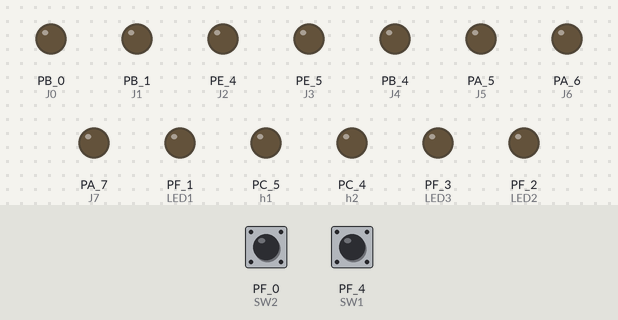
Bench run of a sketch on a simulated TI Tiva C LaunchPad. On the bench: output pins drawn as LEDs (lit = HIGH). The inputs (shaded band) are chosen by the test bench; at power-on: PF_0 (SW2) HIGH, PF_4 (SW1) HIGH.

Above: at 1.2 s.
1.3 s: PF_0 (SW2) pulled LOW for 0.15 s
At 1.9 s:
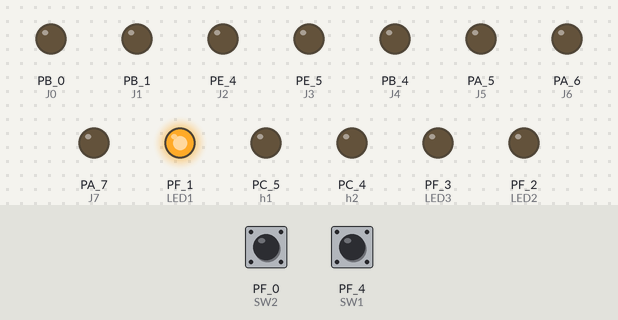
4.4 s: PF_4 (SW1) pulled LOW for 0.15 s
At 5.1 s:
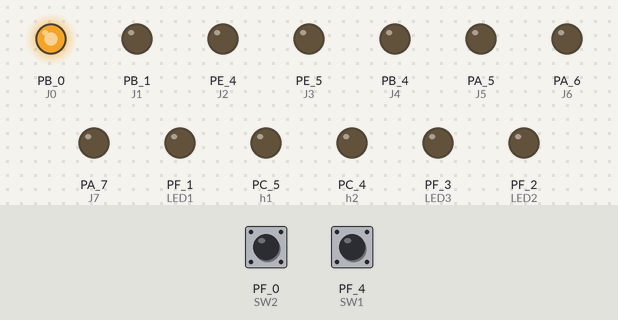
6.1 s: PF_4 (SW1) pulled LOW for 1 s
At 7.4 s:
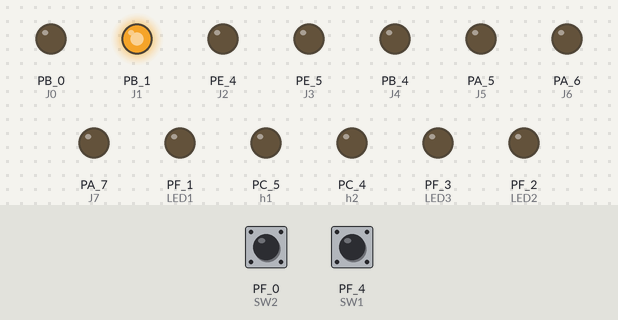
8.6 s: PF_4 (SW1) pulled LOW for 0.15 s
At 10.0 s:
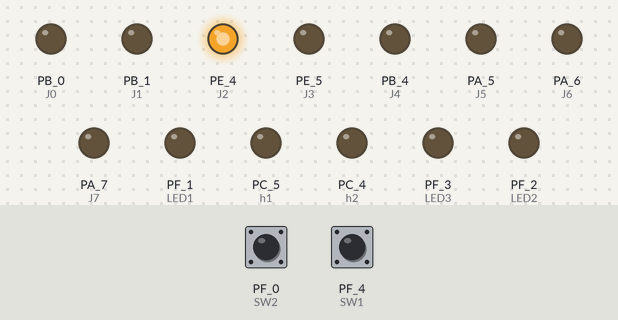
10.4 s: PF_4 (SW1) pulled LOW for 3.2 s
At 14.3 s:
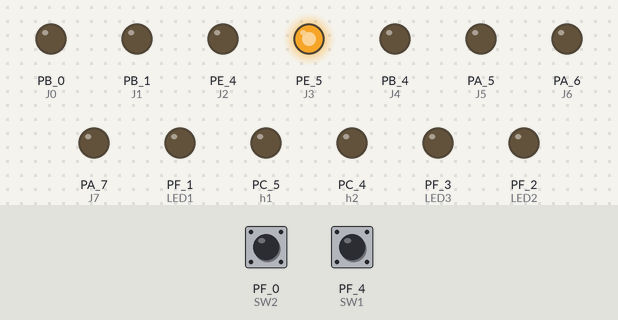
15.1 s: PF_4 (SW1) pulled LOW for 0.15 s
At 15.8 s:
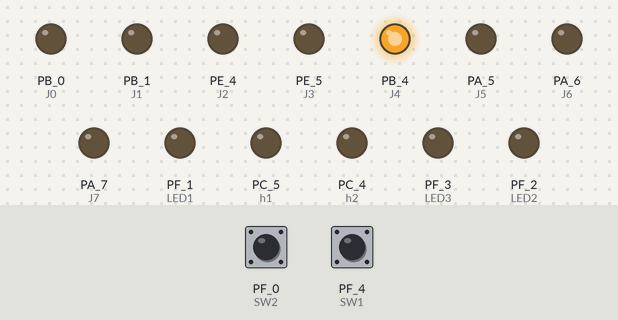
Timing chart, 0 to 17.8 s (numbered marks = the images above; inputs shaded):
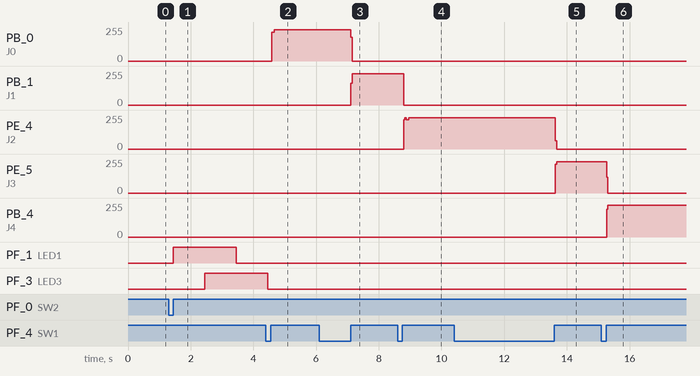

Measured:
- after the input at 1.3 s, PF_1 (LED1): LOW → HIGH after 0.15 s, → LOW 2.0 s later; PF_3 (LED3): LOW → HIGH after 1.2 s
- after the input at 4.4 s, PB_0 (J0): 0/255 → 216/255 after 0.19 s, → 233/255 0.08 s later
- after the input at 6.1 s, PB_0 (J0): 233/255 → 0/255 after 1.0 s; PB_1 (J1): 0/255 → 233/255 after 1.0 s
- after the input at 8.6 s, PB_1 (J1): 233/255 → 0/255 after 0.19 s; PE_4 (J2): 0/255 → 219/255 after 0.19 s, → 234/255 0.16 s later
- after the input at 10.4 s, PE_4 (J2): 234/255 → 0/255 after 3.2 s; PE_5 (J3): 0/255 → 236/255 after 3.2 s
- after the input at 15.1 s, PE_5 (J3): 236/255 → 0/255 after 0.17 s; PB_4 (J4): 0/255 → 237/255 after 0.17 s

The sketch:

test_1.ino
```cpp
/*
  FERNANDO JAVIER SANDOVAL RUBALLOS
 CARNE: 18313
 DIGITAL 2 - PRELAB 7
 9/22/2021

                   JUEGO DE LEDS
 */


// LED color coded TIVA-c
#define LED1 RED_LED
#define LED2 BLUE_LED
#define LED3 GREEN_LED

// PUSH_button TIVA-c
#define SW1 PF_4
#define SW2 PF_0

// LED WIN pinout
const int h1 = 36;
const int h2 = 37;

// LEDS P1
#define J0 PB_0
#define J1 PB_1
#define J2 PE_4
#define J3 PE_5
#define J4 PB_4
#define J5 PA_5
#define J6 PA_6
#define J7 PA_7

#define P0 PD_0
#define P1 PD_1
#define P2 PD_2
#define P3 PD_3
#define P4 PE_1
#define P5 PE_2
#define P6 PE_3
#define P7 PA_2

// VAR
int P1_counter = 0;
int P2_counter = 0;
int F = 0;
volatile byte state = LOW;


// CONFIG_ INIT
void setup() {
  // put your setup code here, to run once:
  pinMode(LED1,OUTPUT);
  pinMode(LED2,OUTPUT);
  pinMode(LED3,OUTPUT);
  pinMode(SW1, INPUT_PULLUP);
  pinMode(SW2, INPUT_PULLUP);
  pinMode(J0, OUTPUT);
  pinMode(J1, OUTPUT);
  pinMode(J2, OUTPUT);
  pinMode(J3, OUTPUT);
  pinMode(J4, OUTPUT);
  pinMode(J5, OUTPUT);
  pinMode(J6, OUTPUT);
  pinMode(J7, OUTPUT);
  pinMode(h1, OUTPUT);
  pinMode(h2, OUTPUT);
  attachInterrupt(digitalPinToInterrupt(SW1), PUSH_BUTTON_SW1, RISING);
  attachInterrupt(digitalPinToInterrupt(SW2), PUSH_BUTTON_SW2, RISING);
}


// MAIN_ CODE
void loop() {
  // put your main code here, to run repeatedly:
  DEL();
  DEL_2();
  if (F == 1){
    DEL();
    DEL_2();
    digitalWrite(LED1, HIGH);
    delay(1000);
    digitalWrite(LED3, HIGH);
    delay(1000);
    digitalWrite(LED1, LOW);
    digitalWrite(LED3, HIGH);
    delay(1000);
    digitalWrite(LED3, LOW);
    F = 2;
  }

  if(P1_counter == 1){
    DEL();
    digitalWrite(J0, HIGH);
    }
  else if(P1_counter == 2){
    DEL();
    digitalWrite(J1, HIGH);
    }
  else if(P1_counter == 3){
    DEL();
    digitalWrite(J2, HIGH);
    }
  else if(P1_counter == 4){
    DEL();
    digitalWrite(J3, HIGH);
    }
  else if(P1_counter == 5){
    DEL();
    digitalWrite(J4, HIGH);
    }
  else if(P1_counter == 6){
    DEL();
    digitalWrite(J5, HIGH);
    }
  else if(P1_counter == 7){
    DEL();
    digitalWrite(J6, HIGH);
    }
  else if(P1_counter == 8){
    DEL();
    digitalWrite(J7, HIGH);
    digitalWrite(h1, HIGH);
    DEL_2();
    digitalWrite(J7, LOW);
    F = 3;
  }
  if(P2_counter == 1){
    DEL_2();
    digitalWrite(P0, HIGH);
    }
  else if(P2_counter == 2){
    DEL_2();
    digitalWrite(P1, HIGH);
    }
  else if(P2_counter == 3){
    DEL_2();
    digitalWrite(P2, HIGH);
    }
  else if(P2_counter == 4){
    DEL_2();
    digitalWrite(P3, HIGH);
    }
  else if(P2_counter == 5){
    DEL_2();
    digitalWrite(P4, HIGH);
    }
  else if(P2_counter == 6){
    DEL_2();
    digitalWrite(P5, HIGH);
    }
  else if(P2_counter == 7){
    DEL_2();
    digitalWrite(P6, HIGH);
    }
  else if(P2_counter == 8){
    DEL_2();
    digitalWrite(P7, HIGH);
    digitalWrite(h2, HIGH);
    DEL();
    digitalWrite(P7, LOW);
    F = 3;
}
}

void DEL(){
          digitalWrite(J0, LOW);
          digitalWrite(J1, LOW);
          digitalWrite(J2, LOW);
          digitalWrite(J3, LOW);
          digitalWrite(J4, LOW);
          digitalWrite(J5, LOW);
          digitalWrite(J6, LOW);
          digitalWrite(J7, LOW);
}
void DEL_2(){
          digitalWrite(P0, LOW);
          digitalWrite(P1, LOW);
          digitalWrite(P2, LOW);
          digitalWrite(P3, LOW);
          digitalWrite(P4, LOW);
          digitalWrite(P5, LOW);
          digitalWrite(P6, LOW);
          digitalWrite(P7, LOW);
}


void PUSH_BUTTON_SW1(){
  if(F == 0){
     F = 1;
    }
  if(F == 2){
    P1_counter++;
    }
}

void PUSH_BUTTON_SW2(){
  if(F == 0){
     F = 1;
    }
  if(F == 2){
    P2_counter++;
    }
}
```
